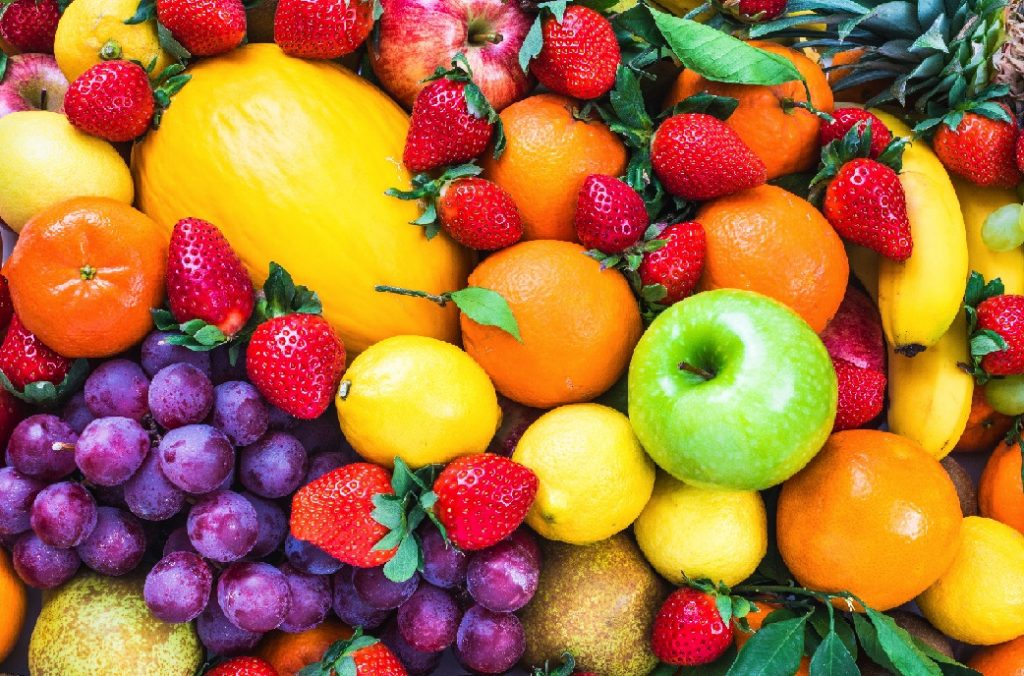
#> input picture testes/image/fruta-1024x676.jpg, 1024 x 676 px
$ python ImageSegmentation.py
#> lines starting #> are read from the running program, lines starting #| are printed output that depends on the picture; after the words box and inside, x2 and y2 are one past the last pixel; in counts of white or black regions, pixels touching at a corner belong together; long printed decimals are rounded
import os
import matplotlib.pyplot as plt
import skimage
import numpy as np
from skimage.metrics import peak_signal_noise_ratio
from skimage import feature
from skimage.color import rgb2gray, rgb2hsv
from skimage.filters import threshold_otsu
from skimage.io import imshow

directory = os.path.dirname(os.path.abspath(__file__))
image = plt.imread(os.path.join(directory, "image", "fruta-1024x676.jpg"))
#> image is the input picture: shape (676, 1024, 3); mean R, G, B 171.7, 113.1, 58.3

grayscale = rgb2gray(image)
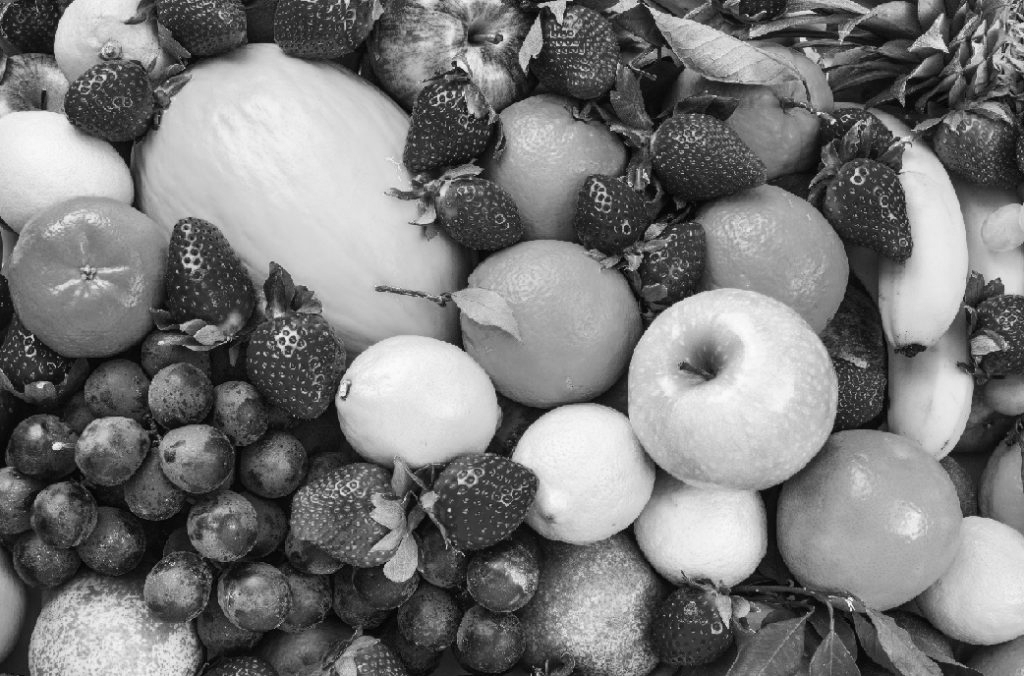
#> grayscale: shape (676, 1024) float64; min 0.0025, max 0.992, mean 0.477
edges1 = feature.canny(grayscale)
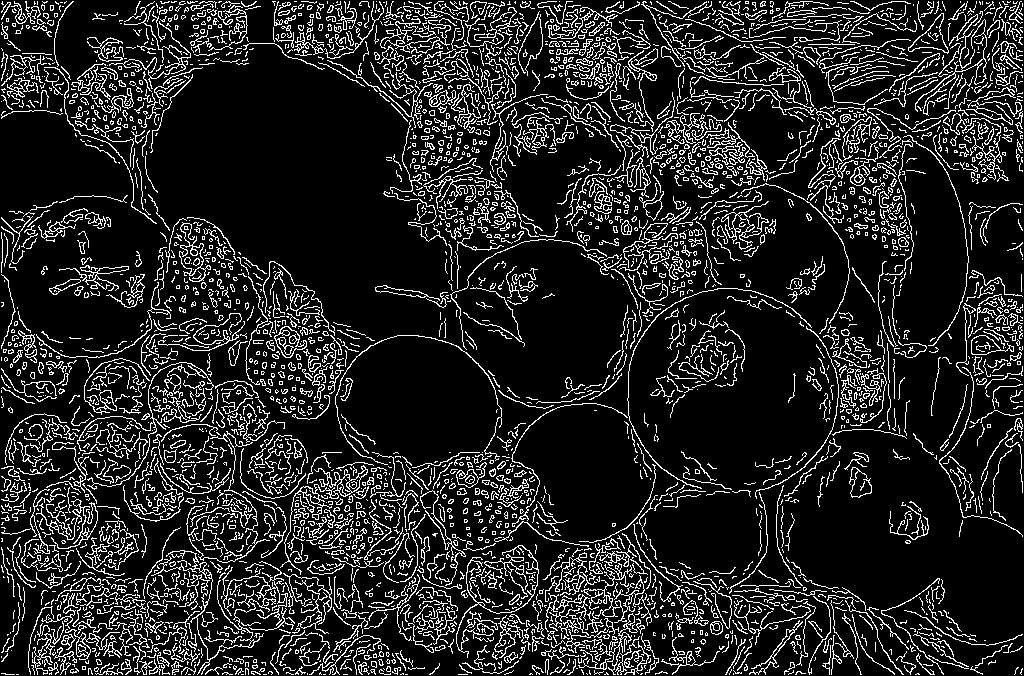
#> edges1: shape (676, 1024) bool; 14.2% white in thin lines or dots
edges2 = feature.canny(grayscale, 2)  # Standard Deviation of the Gaussian filter
#> edges2: shape (676, 1024) bool; 6.9% white in thin lines or dots

fig, axes = plt.subplots(1, 3, figsize=(8, 3))

axes[0].imshow(grayscale, cmap='gray')
axes[0].axis('off')
axes[0].set_title('Original (GrayScale)')

axes[1].imshow(edges1, cmap='gray')
axes[1].axis('off')
axes[1].set_title("Edges with Canny, sigma=1")

axes[2].imshow(edges2, cmap='gray')
axes[2].axis('off')
axes[2].set_title("Edges with Canny, sigma=2")

fig.tight_layout()
plt.show()

# --- COLOR IMAGE SEGMENTATION WITH HSV ---
image_hsv = rgb2hsv(image)
#> image_hsv: shape (676, 1024, 3) float64; mean of channels 0, 1, 2 0.361, 0.729, 0.711

fig, ax = plt.subplots(1, 3, figsize=(12, 4))
ax[0].imshow(image_hsv[:, :, 0], cmap='gray')
ax[0].set_title('Hue')
ax[1].imshow(image_hsv[:, :, 1], cmap='gray')
ax[1].set_title('Saturation')
ax[2].imshow(image_hsv[:, :, 2], cmap='gray')
ax[2].set_title('Value')

plt.show()
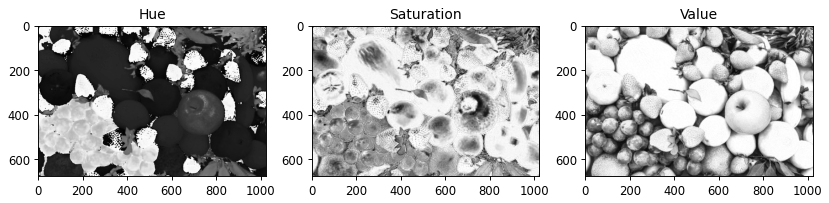
#> figure drawn by matplotlib, 3 panels

# Need to obtain the intensity values of each HSV channel, with a colorbar.
fig_color, ax = plt.subplots(1, 3, figsize=(15, 5))
ax[0].imshow(image_hsv[:, :, 0], cmap='hsv')
ax[0].set_title('hue')
ax[1].imshow(image_hsv[:, :, 1], cmap='hsv')
ax[1].set_title('transparency')
ax[2].imshow(image_hsv[:, :, 2], cmap='hsv')
ax[2].set_title('value')

fig_color.colorbar(imshow(image_hsv[:, :, 0], cmap='hsv'))
fig_color.tight_layout()
plt.show()
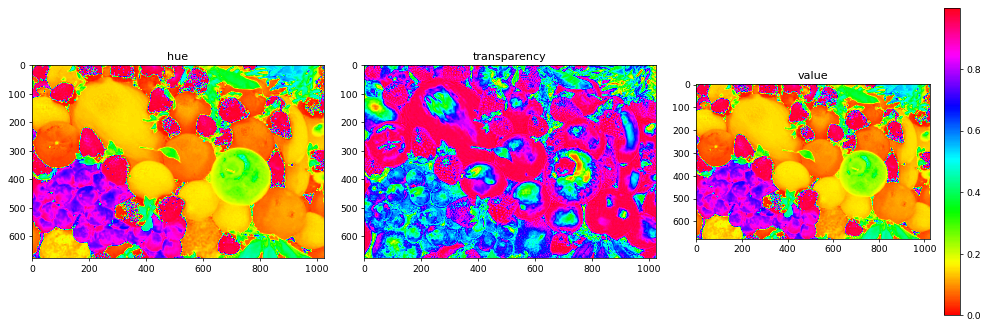
#> figure drawn by matplotlib, 4 panels

# refer to hue channel (in the colorbar)
lower_mask = image_hsv[:, :, 0] > 0.9
#> lower_mask: shape (676, 1024) bool; 15.5% white; 499 white regions (381 under 20 px), largest, box (x1, y1, x2, y2) and area: (440, 457, 543, 676) 8860, (240, 314, 342, 446) 7692, (166, 219, 264, 324) 6534
upper_mask = image_hsv[:, :, 0] < 1
#> upper_mask: shape (676, 1024) bool; every value is 1
# refer to transparency channel (in the colorbar)
saturation_mask = image_hsv[:, :, 1] > 0.95
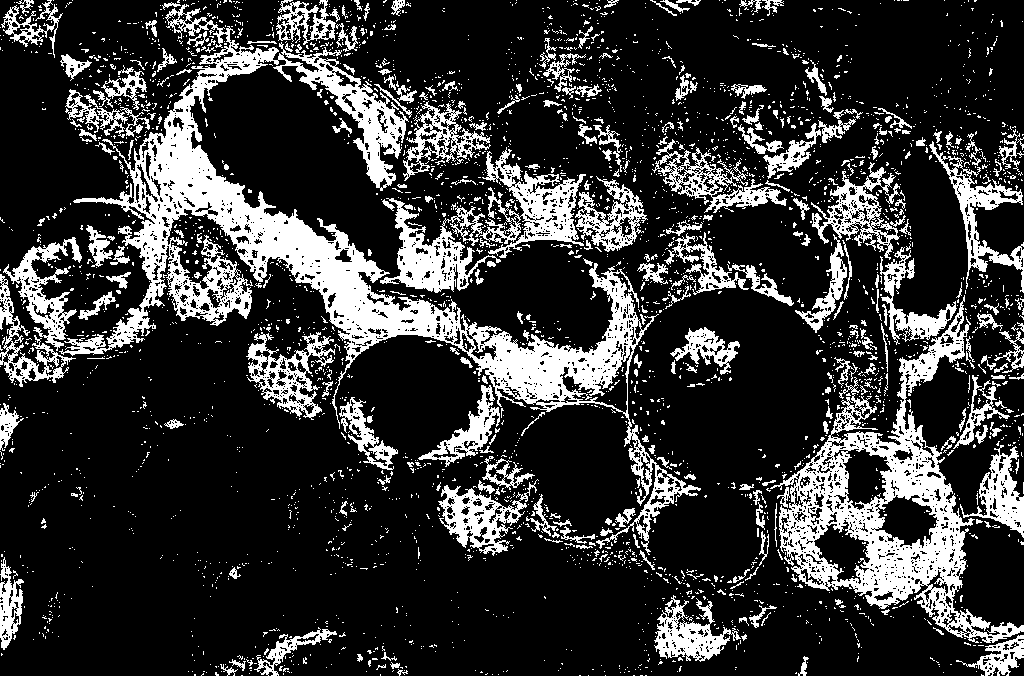
#> saturation_mask: shape (676, 1024) bool; 21.2% white; 3394 white regions (3088 under 20 px), largest, box (x1, y1, x2, y2) and area: (59, 4, 701, 555) 44349, (770, 295, 1024, 643) 20634, (479, 147, 586, 258) 4355
mask = upper_mask * lower_mask * saturation_mask
#> mask: shape (676, 1024) bool; 5% white; 1136 white regions (1027 under 20 px), largest, box (x1, y1, x2, y2) and area: (167, 235, 252, 323) 3037, (246, 332, 334, 420) 2695, (441, 482, 535, 556) 2611

red = image[:, :, 0] * mask
green = image[:, :, 1] * mask
blue = image[:, :, 2] * mask
image_masked = np.dstack((red, green, blue))
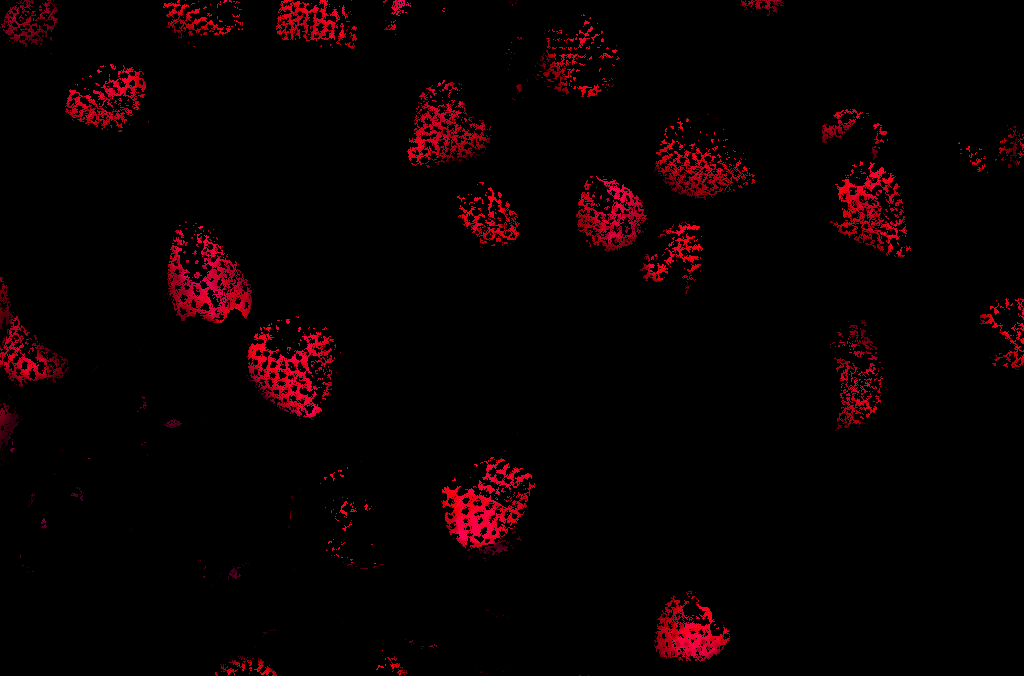
#> image_masked: shape (676, 1024, 3); mean R, G, B 9.3, 0.2, 1.4
plt.imshow(image_masked)
plt.title('Color Segmentation with HSV')
plt.show()

# --- THRESHOLDING METHODS ---
# Otsu's
otsu = threshold_otsu(grayscale)
#> otsu = 0.488
binary_otsu = grayscale > otsu
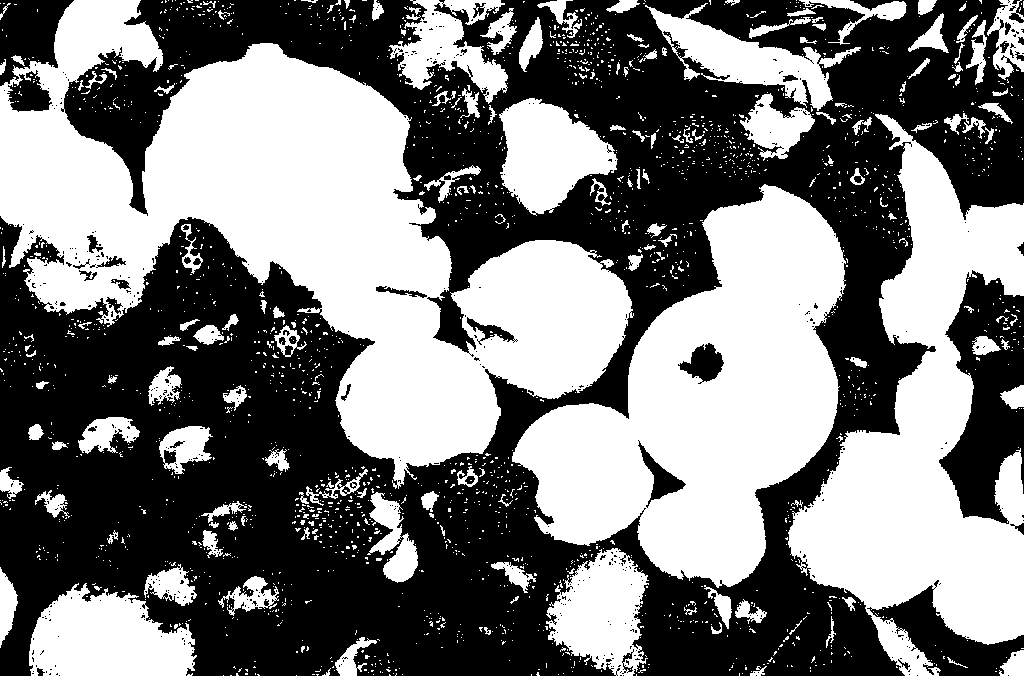
#> binary_otsu: shape (676, 1024) bool; 47.6% white; 2135 white regions (1964 under 20 px), largest, box (x1, y1, x2, y2) and area: (0, 0, 634, 489) 124111, (512, 184, 846, 588) 69740, (788, 114, 1024, 676) 56932

plt.figure()
plt.subplot(1, 2, 1)
plt.imshow(image)
plt.title('Original')
plt.axis('off')
plt.subplot(1, 2, 2)
plt.imshow(binary_otsu, cmap=plt.cm.gray)
plt.title("Thresholded with Otsu's Method")
plt.axis('off')
plt.show()

# --- Metrics ---
# Covariance; Signal Noise Ratio; Normalized Mean Squared Error or Mean Squared Error; Normalized Standard Deviation
# or Standard Deviation;
# PET: Recovery Coefficient (CRC ou RC)
# SNR
SNR_otsu = skimage.metrics.peak_signal_noise_ratio(grayscale, binary_otsu)
#> SNR_otsu = 10.87
print("The peak signal to noise ratio, for Otsu's method, is:", SNR_otsu)
#| The peak signal to noise ratio, for Otsu's method, is: 10.871
MSE_otsu = skimage.metrics.mean_squared_error(grayscale, binary_otsu)
#> MSE_otsu = 0.0818
print("The mean-squared error between the images, for Otsu's method is:", MSE_otsu)
#| The mean-squared error between the images, for Otsu's method is: 0.08182
NRMSE_otsu = skimage.metrics.normalized_root_mse(grayscale, binary_otsu)
#> NRMSE_otsu = 0.521
print("The normalized root mean-squared error between the images, for Otsu's method is:", NRMSE_otsu)
#| The normalized root mean-squared error between the images, for Otsu's method is: 0.5208
STD_image = np.std(image)
#> STD_image = 86.05
STD_otsu = np.std(binary_otsu)
#> STD_otsu = 0.499
print("The standard deviation for the original image is:", STD_image, "and for the thresholded image (Otsu's method) "
                                                                      "is:", STD_otsu)
#| The standard deviation for the original image is: 86.049 and for the thresholded image (Otsu's method) is: 0.4994


def covariance_otsu(x, y):
    x_bar, y_bar = x.mean(), y.mean()
#> x_bar = 0.477; y_bar = 0.476
    return np.sum((grayscale - x_bar)*(y - y_bar))/(len(x) - 1)


print("The covariance between the images, for Otsu's method is:", covariance_otsu(grayscale, binary_otsu))
#| The covariance between the images, for Otsu's method is: 123.989

$ run again, with testes/image/goiaba-43.jpg copied over testes/image/fruta-1024x676.jpg
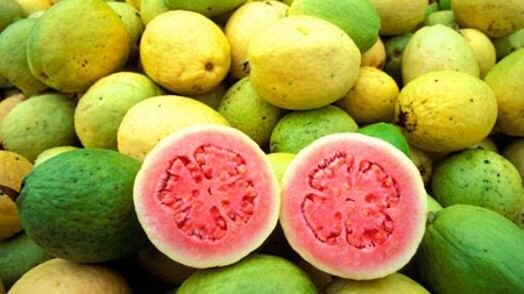
#> input picture testes/image/goiaba-43.jpg, 524 x 294 px
#> image is the input picture: shape (294, 524, 3); mean R, G, B 164.7, 148.1, 64.6
#> `edges1 = feature.canny(grayscale)`:
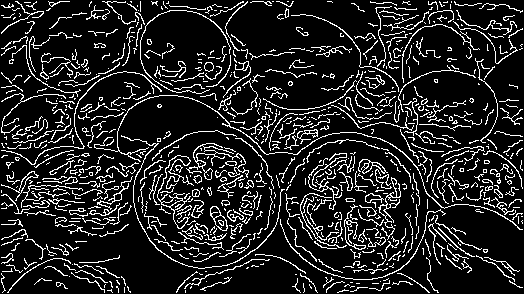
#> edges1: shape (294, 524) bool; 14% white in thin lines or dots
#> edges2: shape (294, 524) bool; 7.4% white in thin lines or dots
#> image_hsv: shape (294, 524, 3) float64; mean of channels 0, 1, 2 0.224, 0.686, 0.695
#> lower_mask: shape (294, 524) bool; 7.6% white; 80 white regions (63 under 20 px), largest, box (x1, y1, x2, y2) and area: (293, 147, 415, 265) 6999, (149, 156, 230, 249) 3000, (227, 181, 248, 223) 487
#> upper_mask: shape (294, 524) bool; every value is 1
#> saturation_mask: shape (294, 524) bool; 13% white; 526 white regions (433 under 20 px), largest, box (x1, y1, x2, y2) and area: (38, 12, 228, 113) 3748, (330, 17, 524, 160) 3562, (254, 71, 340, 154) 1635
#> mask: shape (294, 524) bool; 0.07% white in thin lines or dots, all inside (x1, y1, x2, y2) = (107, 37, 402, 294)
#> otsu = 0.519
#> `binary_otsu = grayscale > otsu`:
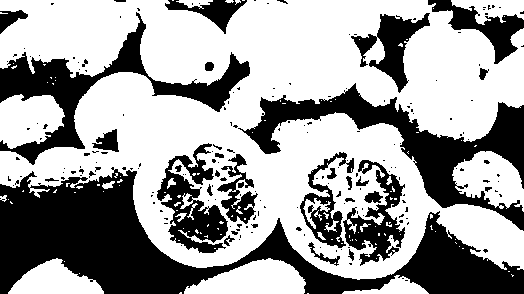
#> binary_otsu: shape (294, 524) bool; 62.4% white; 197 black regions (164 under 20 px), largest, box (x1, y1, x2, y2) and area: (0, 167, 524, 294) 24109, (238, 83, 524, 231) 10005, (0, 12, 250, 165) 7581
#> SNR_otsu = 9.89
#| The peak signal to noise ratio, for Otsu's method, is: 9.894
#> MSE_otsu = 0.102
#| The mean-squared error between the images, for Otsu's method is: 0.1025
#> NRMSE_otsu = 0.515
#| The normalized root mean-squared error between the images, for Otsu's method is: 0.5151
#> STD_image = 79.09
#> STD_otsu = 0.484
#| The standard deviation for the original image is: 79.095 and for the thresholded image (Otsu's method) is: 0.4844
#> x_bar = 0.571; y_bar = 0.624
#| The covariance between the images, for Otsu's method is: 51.303

$ run again, with testes/image/colormap.png saved as testes/image/fruta-1024x676.jpg
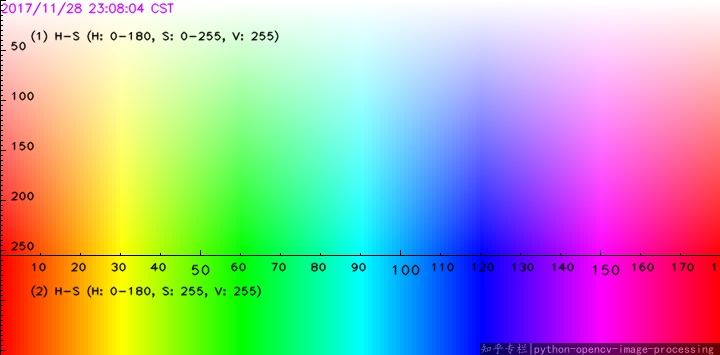
#> input picture testes/image/colormap.png, 720 x 355 px
#> image is the input picture: shape (355, 720, 3); mean R, G, B 169.9, 171.2, 170.9
#> `edges1 = feature.canny(grayscale)`:
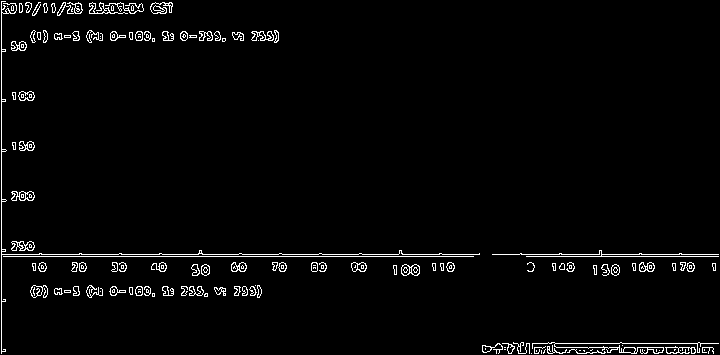
#> edges1: shape (355, 720) bool; 2.6% white in thin lines or dots
#> edges2: shape (355, 720) bool; 1.8% white in thin lines or dots
#> image_hsv: shape (355, 720, 3) float64; mean of channels 0, 1, 2 0.501, 0.637, 0.978
#> lower_mask: shape (355, 720) bool; 9.8% white; 159 white regions (153 under 20 px), largest, box (x1, y1, x2, y2) and area: (632, 2, 720, 355) 24428, (630, 2, 656, 8) 88, (1, 27, 6, 50) 50, (580, 1, 608, 4) 46, (704, 2, 714, 6) 32, (1, 76, 4, 89) 24
#> upper_mask: shape (355, 720) bool; every value is 1
#> saturation_mask: shape (355, 720) bool; 29.4% white; 73 white regions (66 under 20 px), largest, box (x1, y1, x2, y2) and area: (0, 3, 720, 355) 73580, (532, 343, 720, 355) 1255, (543, 349, 582, 355) 132
#> mask: shape (355, 720) bool; 2.9% white; 28 white regions (24 under 20 px), largest, box (x1, y1, x2, y2) and area: (632, 253, 720, 342) 6006, (648, 241, 720, 254) 698, (644, 343, 720, 355) 516, (648, 349, 654, 355) 33
#> otsu = 0.58
#> `binary_otsu = grayscale > otsu`:
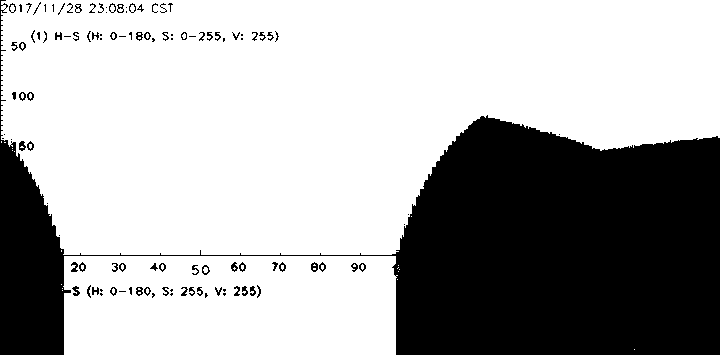
#> binary_otsu: shape (355, 720) bool; 68% white; 111 black regions (45 under 20 px), largest, box (x1, y1, x2, y2) and area: (0, 0, 720, 355) 79526, (19, 141, 26, 151) 46, (311, 262, 318, 272) 46
#> SNR_otsu = 11.61
#| The peak signal to noise ratio, for Otsu's method, is: 11.609
#> MSE_otsu = 0.069
#| The mean-squared error between the images, for Otsu's method is: 0.06904
#> NRMSE_otsu = 0.365
#| The normalized root mean-squared error between the images, for Otsu's method is: 0.3651
#> STD_image = 91.15
#> STD_otsu = 0.467
#| The standard deviation for the original image is: 91.148 and for the thresholded image (Otsu's method) is: 0.4665
#> x_bar = 0.67; y_bar = 0.68
#| The covariance between the images, for Otsu's method is: 78.426
